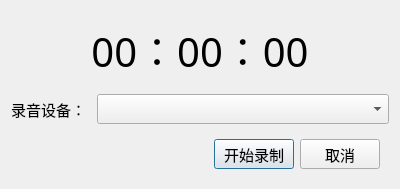
<?xml version="1.0" encoding="UTF-8"?>
<ui version="4.0">
 <class>AudioRecorderDialog</class>
 <widget class="QDialog" name="AudioRecorderDialog">
  <property name="geometry">
   <rect>
    <x>0</x>
    <y>0</y>
    <width>400</width>
    <height>161</height>
   </rect>
  </property>
  <property name="font">
   <font>
    <family>新宋体</family>
    <pointsize>11</pointsize>
   </font>
  </property>
  <property name="windowTitle">
   <string>开始录音</string>
  </property>
  <layout class="QVBoxLayout" name="verticalLayout">
   <item>
    <widget class="QWidget" name="widget_2" native="true">
     <layout class="QHBoxLayout" name="horizontalLayout_2">
      <item>
       <widget class="QLabel" name="lblTime">
        <property name="font">
         <font>
          <pointsize>30</pointsize>
         </font>
        </property>
        <property name="text">
         <string>00：00：00</string>
        </property>
        <property name="alignment">
         <set>Qt::AlignCenter</set>
        </property>
       </widget>
      </item>
     </layout>
    </widget>
   </item>
   <item>
    <layout class="QHBoxLayout" name="horizontalLayout_3">
     <item>
      <widget class="QLabel" name="lblDev">
       <property name="maximumSize">
        <size>
         <width>80</width>
         <height>16777215</height>
        </size>
       </property>
       <property name="text">
        <string>录音设备：</string>
       </property>
      </widget>
     </item>
     <item>
      <widget class="QComboBox" name="cbbDev"/>
     </item>
    </layout>
   </item>
   <item>
    <widget class="QWidget" name="widget" native="true">
     <property name="minimumSize">
      <size>
       <width>0</width>
       <height>48</height>
      </size>
     </property>
     <property name="maximumSize">
      <size>
       <width>16777215</width>
       <height>48</height>
      </size>
     </property>
     <layout class="QHBoxLayout" name="horizontalLayout">
      <item>
       <spacer name="horizontalSpacer">
        <property name="orientation">
         <enum>Qt::Horizontal</enum>
        </property>
        <property name="sizeHint" stdset="0">
         <size>
          <width>189</width>
          <height>20</height>
         </size>
        </property>
       </spacer>
      </item>
      <item>
       <widget class="QPushButton" name="btnOk">
        <property name="text">
         <string>开始录制</string>
        </property>
       </widget>
      </item>
      <item>
       <widget class="QPushButton" name="btnCancel">
        <property name="text">
         <string>取消</string>
        </property>
       </widget>
      </item>
     </layout>
    </widget>
   </item>
  </layout>
 </widget>
 <resources/>
 <connections/>
</ui>
